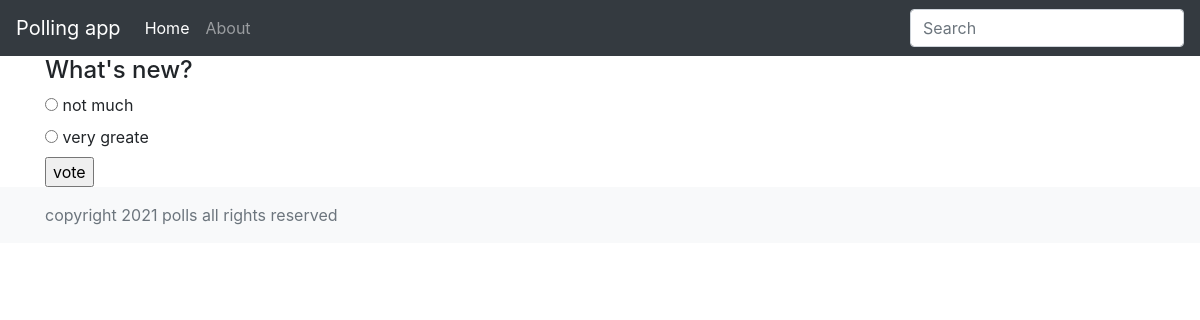
The page /polls/1/ on the database its author committed.
### polls/models.py (models this page shows, shortened)
class Question(models.Model):
	question_text = models.CharField(max_length = 200)
	pub_date = models.DateTimeField('date published')
	def was_published_recently(self):
		now = timezone.now()
		return now - datetime.timedelta(days = 1) <= self.pub_date <= now
	was_published_recently.admin_order_field = 'pub_date'
	was_published_recently.boolean = True
	was_published_recently.short_description = 'published recently?'

class Choice(models.Model):
	question = models.ForeignKey(Question, on_delete=models.CASCADE)
	choice_text = models.CharField(max_length = 200)
	votes = models.IntegerField(default = 0)

### polls/views.py (the view)
# urls.py: path('<int:pk>/', views.DetailView.as_view(), name = 'detail'),
class DetailView(generic.DetailView):
	model = Question
	template_name = 'polls/detail.html'
	def get_queryset(self):
		return Question.objects.filter(pub_date__lte = timezone.now())

### polls/templates/polls/detail.html (shortened to what this page needs)
{% extends "polls/extends/main.html" %}
{% block content %}
	<h4>{{ question.question_text }}</h4>
	<form action="{% url 'polls:vote' question.id %}" method="post">
		{% for choice in question.choice_set.all %}
			<input type="radio" name="choice" id="choice{{ forloop.counter }}" value="{{ choice.id }}">
			<label for="choice{{ forloop.counter }}">{{ choice.choice_text }}</label><br>
		{% endfor %}
		<input type="submit" value="vote">
	</form>
{% endblock %}

### rows shown on the page
Question: question_text "What's new?"
Choice: choice_text "not much"
Choice: choice_text "very greate"
